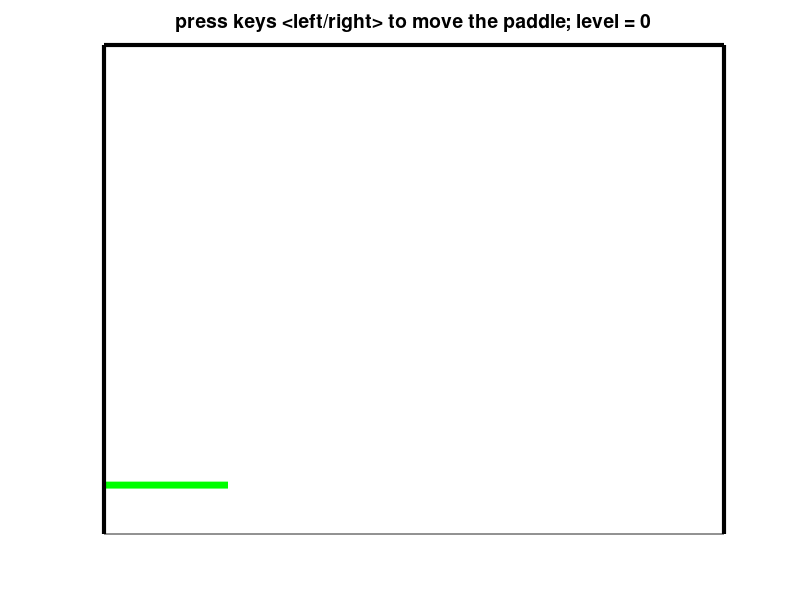

MATLAB code for this plot:
function pong_basic
%Modified the pong code by David Buckingham
%https://www.mathworks.com/matlabcentral/fileexchange/31177-dave-s-matlab-pong

%%%%%% main part of the code %%%
global game_over

close all
initData  %first function, initialize the data variables
initFigure %second function, initialize the figure
while ~game_over %runs till game_over = 1
    moveBall; %third function, compute ball movement including collision detection
    movePaddle; %fourth function, compute paddle position based on user input. 
    refreshPlot; %fifth function, refresh plot based on moveBall and movePaddle
end

%%%%%%%%%%%%%%%%%%%%%%%%%%%%%%%%%%%%%%%%%%%%%%%%%%%%
function initData %first function, initialize the data variables
%%%%%%%%%%%%%%%%%%%%%%%%%%%%%%%%%%%%%%%%%%%%%%%%%%%%
global WALL_X_MIN WALL_X_MAX WALL_Y_MIN WALL_Y_MAX
global PADDLE_WIDTH BALL_SIZE 
global BALL_INIT_VX BALL_INIT_VY DT DELAY
global PADDLE_VX PADDLE_SPEED 
global game_over level

level = 0;
game_over = 0;
WALL_X_MIN = 0;
WALL_X_MAX = 100;
WALL_Y_MIN = 0;
WALL_Y_MAX = 100;
PADDLE_WIDTH = 20;
BALL_SIZE = 10;
factor = 2;
BALL_INIT_VX = 4.75*factor;
BALL_INIT_VY = -4.75*factor;
PADDLE_VX = 0;
PADDLE_SPEED = 20; %10 %default speed that is set when a key is pressed
DT = 0.1; 
DELAY = 0.001;

%%%%%%%%%%%%%%%%%%%%%%%%%%%%%%%%%%%%%%%%%%%%%%%%%%%%
function initFigure %second function, initialize the figure
%%%%%%%%%%%%%%%%%%%%%%%%%%%%%%%%%%%%%%%%%%%%%%%%%%%%
global PADDLE_WIDTH BALL_SIZE 
global WALL_X_MIN WALL_X_MAX WALL_Y_MIN WALL_Y_MAX
global BALL_INIT_VX BALL_INIT_VY
global ball_x ball_y ball_vx ball_vy 
global paddle_x_left paddle_x_right paddle_y
global ball_anim paddle_anim
global level


fig = figure; %initialize the figure
set(fig, 'Resize', 'off'); %do not allow figure to resize
set(fig,'KeyPressFcn',@keyDown); %setkey presses for later
ball_x = 0.5*(WALL_Y_MIN+WALL_Y_MAX); 
ball_y = WALL_Y_MAX;
ball_vx = BALL_INIT_VX; 
ball_vy = BALL_INIT_VY;
paddle_x_left = 0;
paddle_x_right = PADDLE_WIDTH;
paddle_y = 10;
axis([WALL_X_MIN WALL_X_MAX WALL_Y_MIN WALL_Y_MAX]); %set the size of the board.
axis manual;
hold on;
title(['press keys <left/right> to move the paddle; level = ',num2str(level)],'Fontsize',14);
set(gca, 'color', 'w', 'YTick', [], 'XTick', []); %remove x and y label

%%%%%%% set the ball and paddle %%%%%%
ball_anim = plot(ball_x,ball_y,'o','Markersize',BALL_SIZE,'Markerfacecolor','r','Markeredgecolor','r'); %create ball
paddle_anim = line('Xdata',[paddle_x_left paddle_x_right],'Ydata',[paddle_y paddle_y],'Color','g','Linewidth',5); %paddle

%%%%%%%% set the walls %%%%%%%
line('Xdata',[WALL_X_MIN WALL_X_MIN],'Ydata',[WALL_Y_MIN WALL_Y_MAX],'Color','k','Linewidth',3); %left wall
line('Xdata',[WALL_X_MIN WALL_X_MAX],'Ydata',[WALL_Y_MAX WALL_Y_MAX],'Color','k','Linewidth',3); %top wall
line('Xdata',[WALL_X_MAX WALL_X_MAX],'Ydata',[WALL_Y_MIN WALL_Y_MAX],'Color','k','Linewidth',3); %right wall


%%%%%%%%%%%%%%%%%%%%%%%%%%%%%%%%%%%%%%%%%%%%%%%%%%%%
function moveBall %third function, compute ball movement including collision detection
%%%%%%%%%%%%%%%%%%%%%%%%%%%%%%%%%%%%%%%%%%%%%%%%%%%%
global ball_x ball_y ball_vx ball_vy  DT
global WALL_X_MIN WALL_X_MAX WALL_Y_MIN WALL_Y_MAX
global paddle_x_left paddle_x_right paddle_y
global game_over level

ball_x = ball_x + ball_vx*DT;
ball_y = ball_y + ball_vy*DT;

if (ball_y > WALL_Y_MAX) %top wall is hit
    ball_vy = -(1+0.1*rand)*ball_vy; %speed increased when top wall is hit   
elseif (ball_x > WALL_X_MAX) %right wall is hit
    if (level==0)
        ball_vx = -ball_vx;
    elseif (level==1)
        ball_x = WALL_X_MIN;
    end
elseif (ball_x <WALL_X_MIN) %left wall is hit
    if (level==0)
        ball_vx = -ball_vx; 
    elseif (level==1)
        ball_x = WALL_X_MAX;
    end
elseif (ball_y < paddle_y+2 && ball_y > paddle_y ... %the 0.1 might need tuning
        && ball_x>paddle_x_left && ball_x < paddle_x_right ...
         && ball_vy < 0) %hit the paddle
     ball_vy = -ball_vy;
elseif (ball_y < WALL_Y_MIN)
    game_over = 1;
end


%%%%%%%%%%%%%%%%%%%%%%%%%%%%%%%%%%%%%%%%%%%%%%%%%%%%
function movePaddle %fourth function, compute paddle position based on user input. 
%%%%%%%%%%%%%%%%%%%%%%%%%%%%%%%%%%%%%%%%%%%%%%%%%%%%
global PADDLE_VX 
global PADDLE_WIDTH DT
global paddle_x_left paddle_x_right
global WALL_X_MIN WALL_X_MAX

paddle_x_left = paddle_x_left + PADDLE_VX*DT;
paddle_x_right = paddle_x_left + PADDLE_WIDTH; 
if (paddle_x_left < WALL_X_MIN)
    paddle_x_left = WALL_X_MIN;
    paddle_x_right = paddle_x_left + PADDLE_WIDTH;
elseif (paddle_x_right > WALL_X_MAX)
    paddle_x_right = WALL_X_MAX;
    paddle_x_left = paddle_x_right - PADDLE_WIDTH;
end

%%%%%%%%%%%%%%%%%%%%%%%%%%%%%%%%%%%%%%%%%%%%%%%%%%%%
function refreshPlot %fifth function, refresh plot based on moveBall and movePaddle
%%%%%%%%%%%%%%%%%%%%%%%%%%%%%%%%%%%%%%%%%%%%%%%%%%%%
global  ball_x ball_y
global ball_anim paddle_anim
global paddle_x_left paddle_x_right paddle_y
global DELAY

set(ball_anim, 'XData', ball_x, 'YData', ball_y);
set(paddle_anim, 'Xdata',[paddle_x_left paddle_x_right], 'YData', [paddle_y paddle_y]);
drawnow;
pause(DELAY);   


%%%%%%%%%%%%%%%%%%%%%%%%%%%%%%%%%%%%%%%%%%%%%%%%%%%%
function keyDown(src,event) %called from initFigure to take key press to move the paddle
%%%%%%%%%%%%%%%%%%%%%%%%%%%%%%%%%%%%%%%%%%%%%%%%%%%%
global PADDLE_VX PADDLE_SPEED

switch event.Key
  case 'rightarrow'
    PADDLE_VX = PADDLE_SPEED;
  case 'leftarrow'
    PADDLE_VX = -PADDLE_SPEED;
  otherwise
       PADDLE_VX = 0;
end

